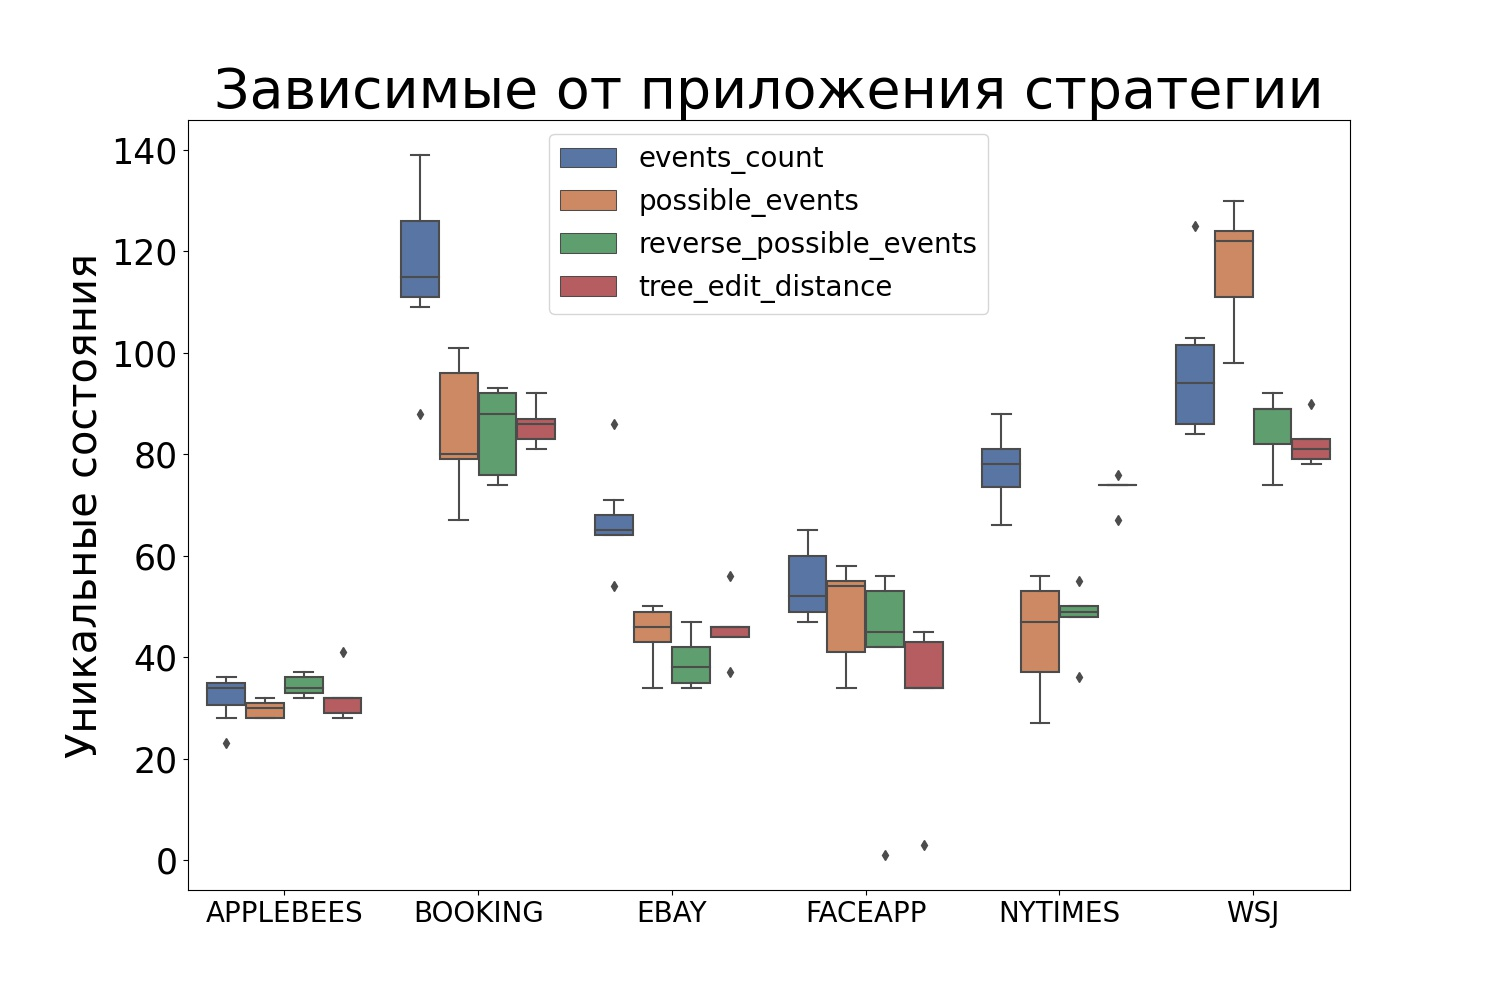

Here is the Python script that generated this plot:
import argparse
import json
import seaborn as sns
import pandas as pd
import numpy as np
from pathlib import Path
from matplotlib import pyplot as plt
import matplotlib as mpl


parser = argparse.ArgumentParser(description='Plot statistics.')
parser.add_argument('input', nargs='+', type=Path, help='Input files with statistics.')
options = parser.parse_args()


plt.figure(figsize=(15, 10))
sns.set_palette("deep")

concat = pd.DataFrame()
for result_file in options.input: 
    app = str(result_file).split('/')[-1]
    print(app)
    with open(result_file) as f:
        statistics = json.load(f)

    df = pd.DataFrame(statistics).T
    df['time'] = df.index.map(lambda x: int(x.split('/')[-1].split('_')[-2]))
    df['strategy'] = df.index.map(lambda x: '_'.join(x.split('/')[-1].split('_')[:-2]))
    df = df[df['strategy'].isin(['events_count', 'possible_events', 'reverse_possible_events', 'tree_edit_distance'])]
    df['app'] = app
   
    concat = pd.concat([concat, df])

sns.boxplot(x='app', y='states', hue='strategy', data=concat)
plt.legend(prop={'size': 20})
plt.title('Зависимые от приложения стратегии', fontsize=40)
plt.ylabel('Уникальные состояния', fontsize=30)
plt.xlabel('', fontsize=30)
plt.xticks(fontsize=20)
plt.yticks(fontsize=25)
plt.savefig('states_app_based.jpg')
